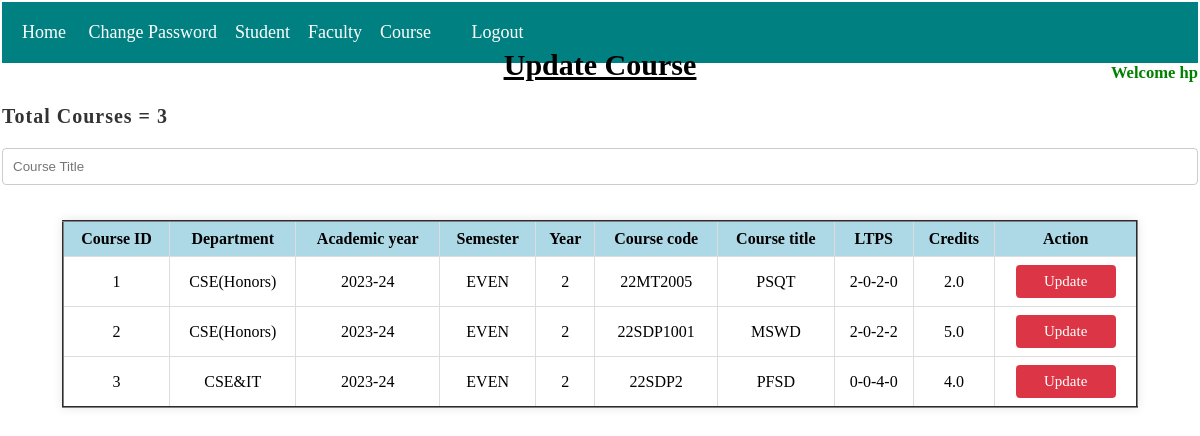
Screenshot of /updatecourse (signed in) with the database file from the repository.
### adminapp/models.py (models this page shows, shortened)
class Course(models.Model):
    id=models.AutoField(primary_key=True)
    department_choices=(("CSE(Regular)","CSE(R)"),("CSE(Honors)","CSE(H)"),("CSE&IT","CSEIT") )
    department=models.CharField(max_length=100,blank=False,choices=department_choices)
    academic_choices=(("2023-24","2023-24"),("2022-23","2022-23"),("2021-22","2021-22") )
    academicyear = models.CharField(max_length=20,blank=False,choices=academic_choices)
    sem_choices=(("ODD","ODD"),("EVEN","EVEN"))
    semester=models.CharField(max_length=20,blank=False,choices=sem_choices)
    year=models.IntegerField(blank=False)
    coursecode = models.CharField(max_length=20, blank=False)
    coursetitle = models.CharField(max_length=100, blank=False)
    ltps = models.CharField(max_length=10,blank=False)
    credits = models.FloatField(blank=False)
    class Meta:
        db_table="course_table"

### adminapp/views.py (the view)
# urls.py: path("updatecourse",views.updatecourse,name="updatecourse"),
def updatecourse(request):
    auname = request.session["auname"]
    courses = Course.objects.all()
    count = Course.objects.count()
    return render(request, "updatecourse.html", {"adminuname": auname,"courses":courses,"count":count})

### templates/updatecourse.html (shortened to what this page needs)
{% extends 'adminhome.html' %}
{% block 'body' %}
<h3 align="center"><u>Update Course</u></h3>
<br>
<h4>Total Courses = {{count}}</h4>
<input class="form-control" id="myInput" type="text" placeholder="Course Title"><br>
<table align="center" border="2" class="table table-striped">
  <thead>
    <tr bgcolor="lightblue">
      <th>Course ID</th>
      <th>Department</th>
      <th>Academic year</th>
      <th>Semester</th>
      <th>Year</th>
      <th>Course code</th>
      <th>Course title</th>
      <th>LTPS</th>
      <th>Credits</th>
      <th>Action</th>
    </tr>
  </thead>
  <tbody id="myTable">
    {% for course in courses %}
      <tr>
        <td>{{course.id}}</td>
        <td>{{course.department}}</td>
        <td>{{course.academicyear}}</td>
        <td>{{course.semester}}</td>
        <td>{{course.year}}</td>
        <td>{{course.coursecode}}</td>
        <td>{{course.coursetitle}}</td>
        <td>{{course.ltps}}</td>
        <td>{{course.credits}}</td>
        <td>
          <a href="/courseupdation/{{course.id}}" class="addbutton">Update</a>
        </td>
      </tr>
    {% endfor %}
  </tbody>
</table>
{% endblock %}

### static/css/adminstyle.css (style rules this page uses)
body { background-color: white; margin: 2px; font-size: 20px; }
* { margin: 0; padding: 0; box-sizing: border-box; }
body { font-family: Times New Roman; }
a { text-decoration: none; }
.addbutton { position: relative; background-color: lightgreen; border: none; font-size:15px; color: #FFFFFF; padding: 20px; width:100px; text-align: center; transition-duration: 0.4s; text-decoration: none; overflow: hidden; cursor: pointer; }
.addbutton { position: relative; background-color: black; border: none; font-size:15px; color: #FFFFFF; padding: 20px; width:100px; text-align: center; transition-duration: 0.4s; text-decoration: none; overflow: hidden; cursor: pointer; }

### templates/updatecourse.html (style rules this page uses)
h3 { text-align: center; text-decoration: underline; margin-top: -35px; font-size: 1.5em; }
h4 { margin-bottom: 20px; font-size: 1em; color: #333; font-weight: bold; letter-spacing: 1px; }
table { width: 90%; margin: 20px auto; border-collapse: collapse; box-shadow: 0 0 10px rgba(0, 0, 0, 0.1); }
th, td { padding: 12px; border: 1px solid #ddd; text-align: center; }
th { background-color: lightblue; color: #fff; }
input { width: 100%; padding: 10px; margin-bottom: 15px; display: inline-block; border: 1px solid #ccc; border-radius: 4px; box-sizing: border-box; }
th, td { padding: 8px; border: 1px solid #ddd; text-align: center; }
th { background-color: lightblue; color: black; }
.addbutton { display: inline-block; padding: 8px 12px; background-color: #dc3545; color: #fff; text-decoration: none; border-radius: 4px; transition: background-color 0.3s; }

### rows the page displays
Course: id "1", department "CSE(Honors)", academicyear "2023-24", semester "EVEN", year "2", coursecode "22MT2005", coursetitle "PSQT", ltps "2-0-2-0", credits "2.0"
Course: id "2", department "CSE(Honors)", academicyear "2023-24", semester "EVEN", year "2", coursecode "22SDP1001", coursetitle "MSWD", ltps "2-0-2-2", credits "5.0"
Course: id "3", department "CSE&IT", academicyear "2023-24", semester "EVEN", year "2", coursecode "22SDP2", coursetitle "PFSD", ltps "0-0-4-0", credits "4.0"

### other values shown
{{ adminuname }} "hp"
{{ count }} "3"
